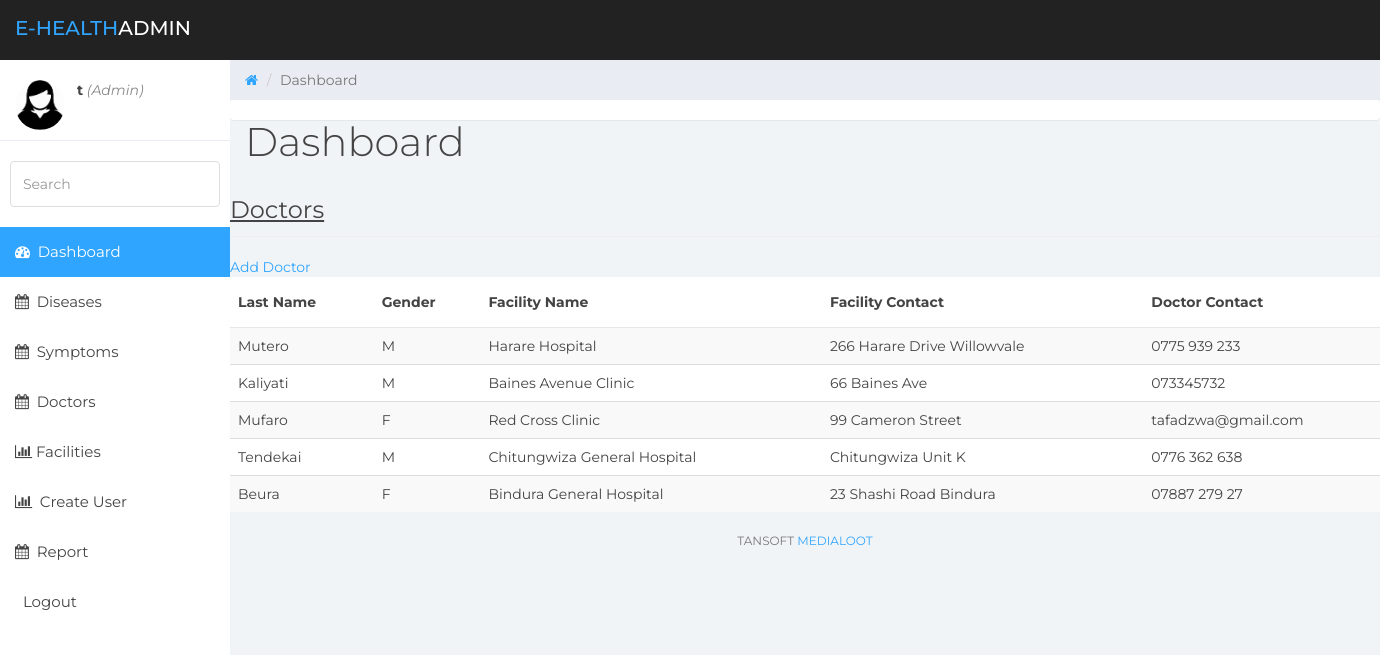
Screenshot of /admin/view_doctors.php (signed in) with the database file from the repository.
### tables this page shows
CREATE TABLE `practitioner` (
  `id` int(11) NOT NULL,
  `firstname` varchar(250) NOT NULL,
  `lastname` varchar(250) NOT NULL,
  `contact_details` varchar(250) NOT NULL,
  `date_created` varchar(250) NOT NULL,
  `gender` varchar(1) NOT NULL,
  `facility_id` int(11) NOT NULL,
  `speciality` varchar(250) NOT NULL,
  `disease_id` int(11) NOT NULL
);

CREATE TABLE `facility` (
  `id` int(11) NOT NULL,
  `name` varchar(250) NOT NULL,
  `city_id` int(250) NOT NULL,
  `address` varchar(250) NOT NULL,
  `latitude` double NOT NULL,
  `longitude` double NOT NULL
);

### admin/view_doctors.php (the view, shortened to what this page needs)
<!DOCTYPE html>
<html>
<head>
    <link href="../assets/css/bootstrap.min.css" rel="stylesheet">
    <link href="../assets/css/font-awesome.min.css" rel="stylesheet">
    <link href="../assets/css/datepicker3.css" rel="stylesheet">
    <link href="../assets/css/styles.css" rel="stylesheet">
</head>
<body>
<nav class="navbar navbar-custom navbar-fixed-top" role="navigation">
    <div class="container-fluid">
        <div class="navbar-header">
            <a class="navbar-brand" href="home.php"><span>E-health</span>Admin</a>
        </div>
    </div>
</nav>
<div id="sidebar-collapse" class="col-sm-3 col-lg-2 sidebar">
    <div class="profile-sidebar">
        <div class="profile-userpic">
            <img src="../images/admin_profile.png" class="img-responsive">
        </div>
        <div class="profile-usertitle">
            <div>
                <?php if (isset($_SESSION['user'])) : ?>
                    <strong><?php echo $_SESSION['user']['username']; ?></strong>
                    <i style="color: #888;">(<?php echo ucfirst($_SESSION['user']['user_type']); ?>)</i>
                    <br>
                <?php endif ?>
            </div>
        </div>
    </div>
    <form role="search">
        <div class="form-group">
            <input type="text" class="form-control" placeholder="Search">
        </div>
    </form>
    <ul class="nav menu">
        <li class="active"><a href="home.php"><em class="fa fa-dashboard">&nbsp;</em> Dashboard</a></li>
        <li><a href="view_disease.php"><em class="fa fa-calendar">&nbsp;</em> Diseases</a></li>
        <li><a href="view_symptom.php"><em class="fa fa-calendar">&nbsp;</em> Symptoms</a></li>
        <li><a href="view_doctors.php"><em class="fa fa-calendar">&nbsp;</em> Doctors</a></li>
        <li><a href="view_facility.php"><em class="fa fa-bar-chart">&nbsp;</em>Facilities</a></li>
        <li><a href="create_user.php"><em class="fa fa-bar-chart">&nbsp;</em> Create User</a></li>
        <li><a href="report.php"><em class="fa fa-calendar">&nbsp;</em> Report</a></li>
        <li><a href="home.php?logout='1'">&nbsp;</em> Logout</a></li>
    </ul>
</div>
<div class="col-sm-9 col-sm-offset-3 col-lg-10 col-lg-offset-2 main">
    <div class="row">
        <ol class="breadcrumb">
            <li><a href="#">
                    <em class="fa fa-home"></em>
                </a></li>
            <li class="active">Dashboard</li>
        </ol>
    </div>
    <div class="row">
        <div class="col-lg-12">
            <h1 class="page-header">Dashboard</h1>
        </div>
        <div class="panel panel-container">
        </div>
        <div class="container">
            <div class="row">
                <div class="page-header">
                    <font size="5">
                        <u>Doctors</u>
                    </font>
                </div>
                <div>
                    <a href="create_doctor.php">Add Doctor</a>
                </div>
            </div>
            <div class="row">
                <table class="table table-striped">
                    <thead>
                    <tr>
                        <th>Last Name</th>
                        <th>Gender</th>
                        <th>Facility Name</th>
                        <th>Facility Contact</th>
                        <th>Doctor Contact</th>
                    </tr>
                    </thead>
                    <?php
                    include('../conn.php');
                    $select = "SELECT p.lastname as lastname, p.gender as gender, f.name as facility_name
								,f.address as facility_address,p.contact_details as doc_contact FROM facility f,practitioner p
								WHERE p.facility_id=f.id";
                    $run_select = mysqli_query($conn, $select);
                    while ($rows = mysqli_fetch_array($run_select)) {
                        $lastname = $rows['lastname'];
                        $gender = $rows['gender'];
                        $facility_name = $rows['facility_name'];
                        $doc_contact = $rows['doc_contact'];
                        $facility_address = $rows['facility_address'];
                        ?>
                        <tr>
                            <td><?php echo $lastname; ?></td>
                            <td><?php echo $gender; ?></td>
                            <td><?php echo $facility_name; ?></td>
                            <td><?php echo $facility_address; ?></td>
                            <td><?php echo $doc_contact; ?></td>
                        </tr>
                        <?php
                    }
                    ?>
                </table>
            </div>
        </div>
        <div class="row">
            <div class="col-sm-12">
                <p class="back-link">Tansoft <a href="#">Medialoot</a></p>
            </div>
        </div>
    </div>
</div>
</body>
</html>

### assets/css/styles.css (style rules this page uses)
body { background: #f1f4f7; padding-top: 60px; font-size: 14px; color: #444444; font-family: "Montserrat", "Helvetica Neue", Helvetica, Arial, sans-serif; }
p { color: #777; }
a, a:hover, a:focus { color: #30a5ff; }
h1, h2, h3, h4, h5, h6 { color: #444444; }
h1 { font-weight: 300; font-size: 40px; }
input.form-control { border: 1px solid #ddd; box-shadow: none; height: 46px; }
.navbar-custom { background: #222; height: 60px; }
.navbar-header .navbar-brand { color: #fff; font-size: 20px; text-transform: uppercase; font-weight: 500; height: 60px; padding-top: 18px; }
.navbar-header .navbar-brand span { color: #30a5ff; }
.panel { border: 0; }
.panel-container { padding-top: 20px; }
.navbar { border: 0; }
.sidebar { display: block; padding: 0; display: none; box-shadow: none; background: #fff; }
.sidebar ul { margin: 20px 0px; }
.sidebar form { padding: 10px 0 0 0; margin: 10px 10px 20px 10px; }
@media (min-width: 768px) { .sidebar { display: block; position: fixed; top: 60px; bottom: 0; left: 0; z-index: 1000; display: block; margin: 0; padding: 0; overflow-x: hidden; overflow-y: auto; } }
@media (min-width: 768px) { .navbar-header { width: 100%; } }
.sidebar ul.nav .active a, .sidebar ul.nav li.parent a.active, .sidebar ul.nav .active > a:hover, .sidebar ul.nav li.parent a.active:hover, .sidebar ul.nav .active > a:focus, .sidebar ul.nav li.parent a.active:focus { color: #fff; background-color: #30a5ff; }
.sidebar ul.nav li a { height: 50px; font-size: 15px; line-height: 2em; color: #444444; }
.profile-sidebar { padding: 10px 0; border-bottom: 1px solid #e9ecf2; }
.profile-userpic img { float: left; margin: 10px 0px 0px 15px; width: 50px; height: 50px; border-radius: 9999px !important; }
.profile-usertitle { float: left; text-align: left; margin: 10px 0 0 12px; }
.breadcrumb { border-radius: 0; padding: 10px 15px 10px 15px; background: #e9ecf2; margin: 0; }
h1.page-header { margin-top: 20px; border-bottom: 0; }
.table { background: #fff; }
.table > thead > tr > th { border-bottom: 1px solid #e6e7e8; vertical-align: middle; height: 50px; }
p.back-link { text-align: center; margin-bottom: 20px; font-size: 12px; text-transform: uppercase; }

### rows the page displays
practitioner: lastname "Mutero", gender "M", facility.name "Harare Hospital", facility.address "266 Harare Drive Willowvale", contact_details "0775 939 233"
practitioner: lastname "Kaliyati", gender "M", facility.name "Baines Avenue Clinic", facility.address "66 Baines Ave", contact_details "073345732"
practitioner: lastname "Mufaro", gender "F", facility.name "Red Cross Clinic", facility.address "99 Cameron Street", contact_details "tafadzwa@gmail.com"
practitioner: lastname "Tendekai", gender "M", facility.name "Chitungwiza General Hospital", facility.address "Chitungwiza Unit K", contact_details "0776 362 638"
practitioner: lastname "Beura", gender "F", facility.name "Bindura General Hospital", facility.address "23 Shashi Road Bindura", contact_details "07887 279 27"

### other values shown
$_SESSION['user']['username'] "t"
$_SESSION['user']['user_type'] "Admin"
